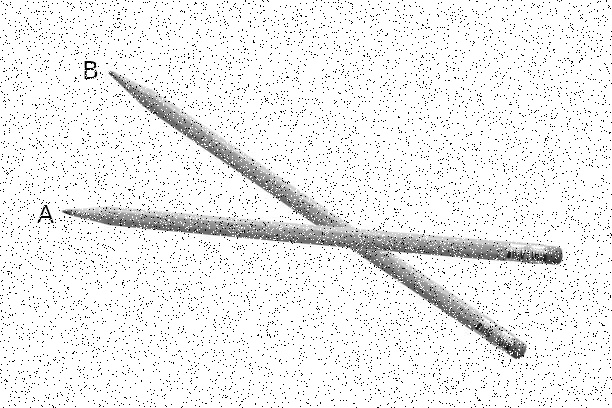
#> input picture 2_pencils.jpg, 612 x 408 px
$ python main.py
#> lines starting #> are read from the running program, lines starting #| are printed output that depends on the picture; after the words box and inside, x2 and y2 are one past the last pixel; in counts of white or black regions, pixels touching at a corner belong together
#> further down, image is the input picture: shape (408, 612, 3); min 0, max 255, mean 238
### intersection.py
import cv2
import numpy as np
import matplotlib.pyplot as plt

def highlight_intersection(image_path):
    # Load the image
#> called with image_path = '2_pencils.jpg'
    image = cv2.imread(image_path)
    if image is None:
        print("Error: Unable to load image.")
        return

    # Convert the image to grayscale
    gray = cv2.cvtColor(image, cv2.COLOR_BGR2GRAY)

    # Apply edge detection
    edges = cv2.Canny(gray, 50, 150)
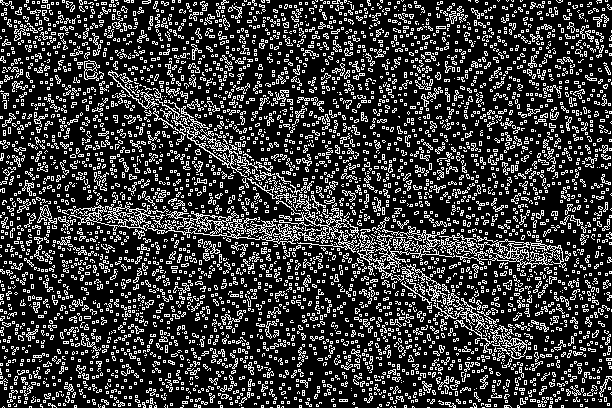
#> edges: shape (408, 612); 22.3% white in thin lines or dots

    # Find contours
    contours, _ = cv2.findContours(edges, cv2.RETR_EXTERNAL, cv2.CHAIN_APPROX_SIMPLE)
#> contours = 4525 contours, 4394 with area under 20; largest, box (x1, y1, x2, y2) and area: (68, 204, 304, 245) 1925, (276, 194, 455, 282) 938, (433, 298, 527, 359) 618, (478, 239, 566, 268) 548, (153, 106, 247, 177) 366

    if len(contours) < 2:
        print("Error: Less than two contours found.")
        return

    # Assuming the two largest contours are the pencils
    contours = sorted(contours, key=cv2.contourArea, reverse=True)[:2]
#> contours = 2 contours; box (x1, y1, x2, y2) and area: (68, 204, 304, 245) 1925, (276, 194, 455, 282) 938

    # Create an empty mask
    mask = np.zeros_like(gray)

    # Draw the contours on the mask
    cv2.drawContours(mask, contours, -1, 255, thickness=cv2.FILLED)
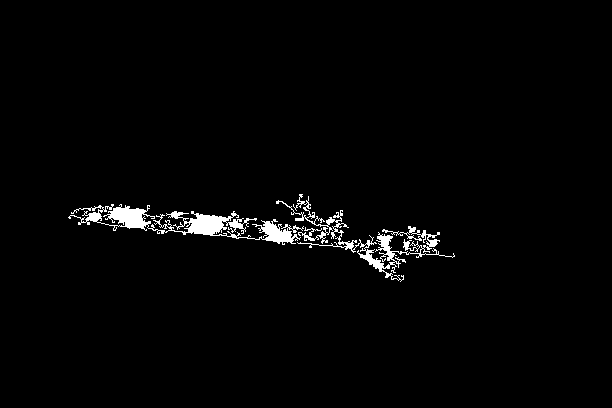
#> mask: shape (408, 612); 1.9% white; 2 white regions

    # Find the intersection area
    intersection_mask = np.zeros_like(gray)
    cv2.drawContours(intersection_mask, contours, -1, 255, thickness=cv2.FILLED)
    intersection = cv2.bitwise_and(intersection_mask, intersection_mask, mask=mask)

    # Find contours of the intersection area
    intersection_contours, _ = cv2.findContours(intersection, cv2.RETR_EXTERNAL, cv2.CHAIN_APPROX_SIMPLE)
#> intersection_contours has the same summary as contours

    # If no intersection contours found, exit
    if not intersection_contours:
        print("Error: No intersection area found.")
        return

    # Find the smallest contour which is likely to be the actual intersection point
    smallest_contour = min(intersection_contours, key=cv2.contourArea)
#> smallest_contour = contour of 1505 points, box (x1, y1, x2, y2) (276, 194, 455, 282), area 938

    # Highlight the intersection area
    x, y, w, h = cv2.boundingRect(smallest_contour)
#> x = 276; y = 194; w = 179; h = 88
    cv2.rectangle(image, (x, y), (x + w, y + h), (0, 255, 0), 2)

    # Optional: Draw a circle at the center of the intersection area
    center_x, center_y = x + w // 2, y + h // 2
#> center_x = 365; center_y = 238
    cv2.circle(image, (center_x, center_y), 10, (0, 0, 255), -1)
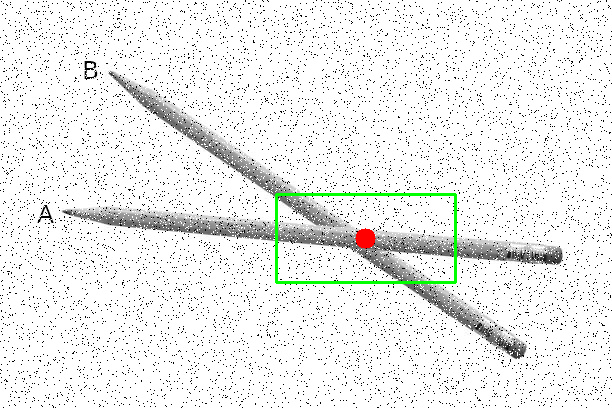
#> image: shape (408, 612, 3); mean B, G, R 236.4, 238, 236.7

    # Convert the image from BGR to RGB
    image_rgb = cv2.cvtColor(image, cv2.COLOR_BGR2RGB)
    denoised_image = cv2.medianBlur(image_rgb, 3)
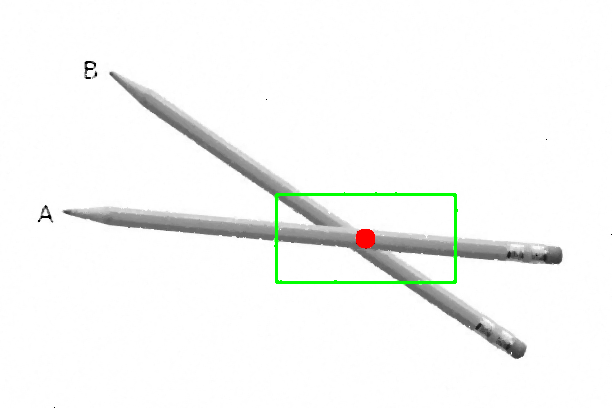
#> denoised_image: shape (408, 612, 3); mean R, G, B 245.7, 247, 245.4

    return denoised_image

### length_angles.py
import cv2
import matplotlib.pyplot as plt
import numpy as np

def calculate_lengths_and_angles(image_path):

  # Load the image
#> called with image_path = '2_pencils.jpg'
  image = cv2.imread(image_path)

  denoised_image = cv2.medianBlur(image, 3)

  # Edge detection
  edges = cv2.Canny(denoised_image, 50, 150, apertureSize=3)
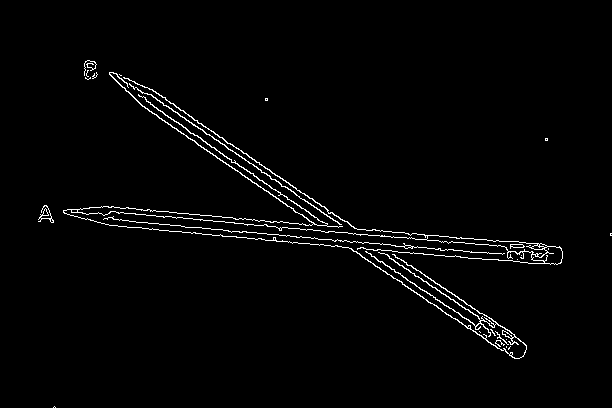
#> edges: shape (408, 612); 1.9% white in thin lines or dots, all inside (x1, y1, x2, y2) = (38, 60, 612, 408)

  # Hough Line Transform to detect lines
  lines = cv2.HoughLinesP(edges, 1, np.pi/180, threshold=100, minLineLength=100, maxLineGap=10)
#> lines = 14 rows, first 6: [146, 93, 341, 224], [170, 103, 364, 234], [109, 212, 519, 247], [356, 228, 546, 245], [360, 248, 550, 264], [352, 242, 509, 348]

  # Draw lines and calculate lengths
  lengths = []
  angles = []
  for line in lines:
      x1, y1, x2, y2 = line[0]
      cv2.line(denoised_image, (x1, y1), (x2, y2), (0, 255, 0), 2)
      length = np.sqrt((x2 - x1)**2 + (y2 - y1)**2)
      lengths.append(length)
      angle = np.degrees(np.arctan2(y2 - y1, x2 - x1))
      angles.append(angle)
#> this loop made 14 passes
#> (x1, y1, x2, y2, length, angle) on passes 1 to 12: (146, 93, 341, 224, 234.9, 33.89), (170, 103, 364, 234, 234.1, 34.03), (109, 212, 519, 247, 411.5, 4.88), (356, 228, 546, 245, 190.8, 5.11), (360, 248, 550, 264, 190.7, 4.81), (352, 242, 509, 348, 189.4, 34.03), (119, 220, 395, 245, 277.1, 5.18), (188, 138, 514, 358, 393.3, 34.01), (127, 86, 335, 232, 254.1, 35.07), (146, 87, 357, 229, 254.3, 33.94), (395, 246, 546, 257, 151.4, 4.17), (358, 229, 495, 241, 137.5, 5.01)
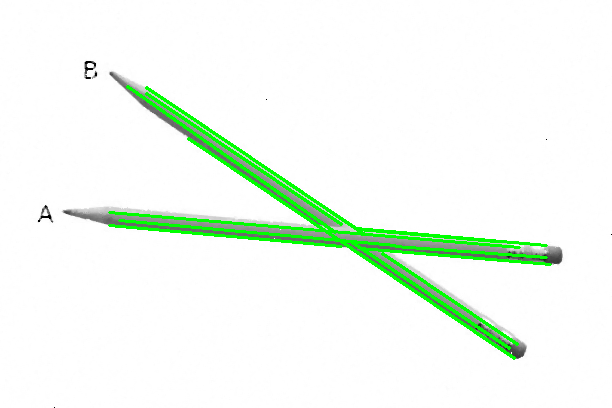
#> denoised_image: shape (408, 612, 3); mean B, G, R 240.8, 250.4, 240.8
#> after the loop, angles = [33.89, 34.03, 4.88, 5.11, 4.81, 34.03, 5.18, 34.01, 35.07, 33.94, 4.17, 5.01, 33.98, 5.17]; lengths = [234.9, 234.1, 411.5, 190.8, 190.7, 189.4, 277.1, 393.3, 254.1, 254.3, 151.4, 137.5, 162.8, 232.9]

  # Assuming lengths[0] is pencil A and lengths[1] is pencil B
  length_a_mm = lengths[0] * 0.1
#> length_a_mm = 23.49
  length_b_mm = lengths[1] * 0.1
#> length_b_mm = 23.41

  # Calculate angle between the two pencils
  angle_between_pencils = np.abs(angles[0] - angles[1])
#> angle_between_pencils = 0.136

  return length_a_mm, length_b_mm, angle_between_pencils

### main.py

import cv2
import numpy as np
import matplotlib.pyplot as plt
from length_angles import calculate_lengths_and_angles
from intersection import highlight_intersection


img_path = '2_pencils.jpg'
image = cv2.imread(img_path)
intersected_image = highlight_intersection(img_path)
DI = cv2.medianBlur(image, 3)

length_a_mm,length_b_mm,angle_between_pencils = calculate_lengths_and_angles(img_path)
#> length_a_mm = 23.49; length_b_mm = 23.41; angle_between_pencils = 0.136

# Display the results
print(f"Length of Pencil A:{length_a_mm: .2f} mm")
#| Length of Pencil A: 23.49 mm
print(f"Length of Pencil B:{length_b_mm: .2f} mm")
#| Length of Pencil B: 23.41 mm
print(f"Angle between the pencils: {angle_between_pencils: .2f} degrees")
#| Angle between the pencils:  0.14 degrees

# Display the original, line-detected images and denoised.
plt.figure(figsize=(20,20))
plt.subplot(1, 3, 1)
plt.title('Original Image')
plt.imshow(cv2.cvtColor(image, cv2.COLOR_BGR2RGB))

plt.subplot(1, 3, 2)
plt.title('Intersected Region')
plt.imshow(cv2.cvtColor(intersected_image, cv2.COLOR_BGR2RGB))

plt.subplot(1, 3 ,3)
plt.title('Denoised Image')
plt.imshow(cv2.cvtColor(DI, cv2.COLOR_BGR2RGB))


plt.savefig('output.png')
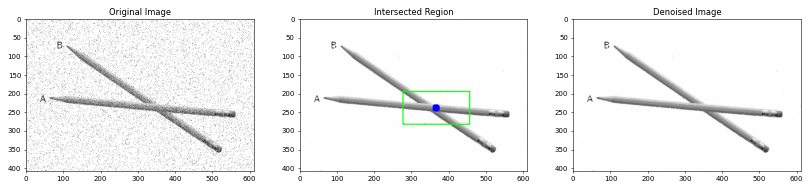
#> figure drawn by matplotlib, 3 panels; B, G, R data is drawn as R, G, B
plt.show()
